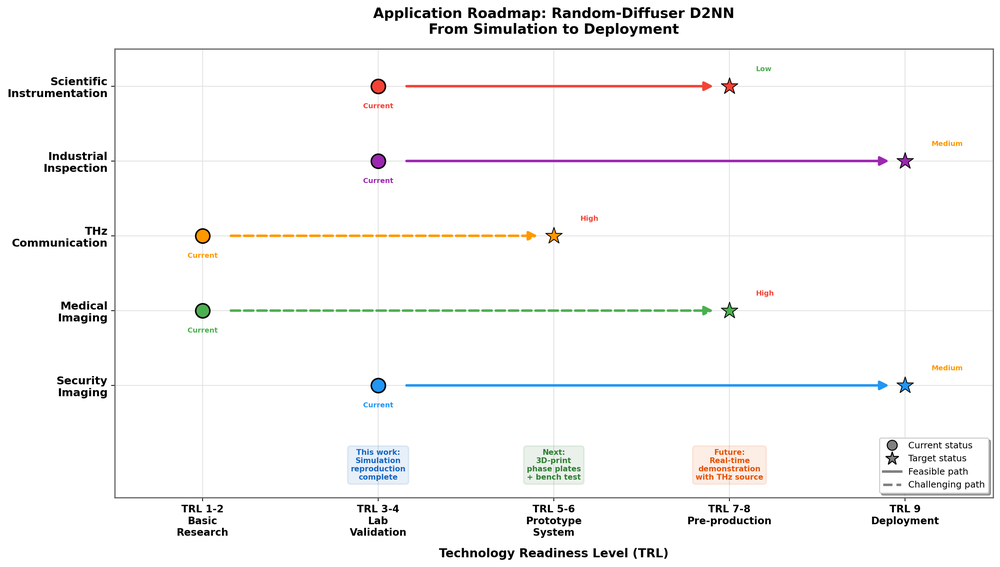
#> input picture docs/images/fig_application_roadmap.png, 1000 x 567 px, shrunk from 2779 x 1577 before the run, found by its file name; its folder holds only this picture in this run
$ python audit_cifar_fu2013_gt.py
#> lines starting #> are read from the running program, lines starting #| are printed output that depends on the picture
### tao2019_fourier_space_d2nn/src/tao2019_fd2nn/analysis/gt_audit.py
from __future__ import annotations

from collections import deque
from typing import Iterable

import numpy as np


def _as_mask_array(mask: np.ndarray) -> np.ndarray:
    arr = np.asarray(mask, dtype=np.float32)
    if arr.ndim != 2:
        raise ValueError("mask must be a 2D array")
    return np.clip(arr, 0.0, 1.0)


def _component_sizes(binary: np.ndarray) -> list[int]:
    h, w = binary.shape
    visited = np.zeros_like(binary, dtype=bool)
    sizes: list[int] = []
    for y in range(h):
        for x in range(w):
            if not binary[y, x] or visited[y, x]:
                continue
            q: deque[tuple[int, int]] = deque([(y, x)])
            visited[y, x] = True
            size = 0
            while q:
                cy, cx = q.popleft()
                size += 1
                for ny in range(max(0, cy - 1), min(h, cy + 2)):
                    for nx in range(max(0, cx - 1), min(w, cx + 2)):
                        if binary[ny, nx] and not visited[ny, nx]:
                            visited[ny, nx] = True
                            q.append((ny, nx))
            sizes.append(size)
    return sizes


def _edge_density(mask: np.ndarray) -> float:
    gy = np.zeros_like(mask)
    gx = np.zeros_like(mask)
    gy[1:, :] = np.abs(mask[1:, :] - mask[:-1, :])
    gx[:, 1:] = np.abs(mask[:, 1:] - mask[:, :-1])
    grad = gx + gy
    return float(np.mean(grad))


def _center_offset_norm(mask: np.ndarray) -> float:
    total = float(mask.sum())
    if total <= 1e-8:
        return 0.0
    h, w = mask.shape
    ys, xs = np.indices((h, w), dtype=np.float32)
    cy = float((ys * mask).sum() / total)
    cx = float((xs * mask).sum() / total)
    center_y = 0.5 * (h - 1)
    center_x = 0.5 * (w - 1)
    dy = cy - center_y
    dx = cx - center_x
    max_dist = float(np.hypot(center_y, center_x))
    if max_dist <= 1e-8:
        return 0.0
    return float(np.hypot(dy, dx) / max_dist)


def compute_mask_metrics(mask: np.ndarray, *, binary_threshold: float = 0.5) -> dict[str, float]:
    arr = _as_mask_array(mask)
    binary = arr >= float(binary_threshold)
    component_sizes = _component_sizes(binary)
    fg_pixels = int(binary.sum())
    largest = max(component_sizes, default=0)
    largest_ratio = float(largest / fg_pixels) if fg_pixels > 0 else 0.0
    return {
        "foreground_ratio": float(arr.mean()),
        "center_offset_norm": _center_offset_norm(arr),
        "edge_density": _edge_density(arr),
        "component_count": float(len(component_sizes)),
        "largest_component_ratio": largest_ratio,
        "peak_value": float(arr.max(initial=0.0)),
    }


def summarize_mask_metrics(metrics: Iterable[dict[str, float]]) -> dict[str, dict[str, float] | int]:
    rows = list(metrics)
    if not rows:
        return {"count": 0, "mean": {}, "p10": {}, "p50": {}, "p90": {}}
    keys = sorted(rows[0].keys())
    data = {key: np.asarray([row[key] for row in rows], dtype=np.float32) for key in keys}

    def _summary(fn) -> dict[str, float]:
        return {key: float(fn(values)) for key, values in data.items()}

    return {
        "count": len(rows),
        "mean": _summary(np.mean),
        "p10": _summary(lambda x: np.percentile(x, 10)),
        "p50": _summary(np.median),
        "p90": _summary(lambda x: np.percentile(x, 90)),
    }

### tao2019_fourier_space_d2nn/scripts/audit_cifar_fu2013_gt.py
from __future__ import annotations

import argparse
import json
from pathlib import Path

import numpy as np
from PIL import Image

from tao2019_fd2nn.analysis.gt_audit import compute_mask_metrics, summarize_mask_metrics

_EXTS = (".png", ".jpg", ".jpeg", ".bmp", ".tif", ".tiff")


def _load_gray(path: Path) -> np.ndarray:
    with Image.open(path) as im:
        return np.asarray(im.convert("L"), dtype=np.float32) / 255.0


def _iter_pairs(split_root: Path) -> list[tuple[Path, Path]]:
    image_dir = split_root / "images"
    mask_dir = split_root / "masks"
    images = sorted([p for p in image_dir.iterdir() if p.suffix.lower() in _EXTS])
    pairs: list[tuple[Path, Path]] = []
    for image_path in images:
        mask_path = mask_dir / image_path.name
        if not mask_path.exists():
            for ext in _EXTS:
                candidate = mask_dir / f"{image_path.stem}{ext}"
                if candidate.exists():
                    mask_path = candidate
                    break
        if not mask_path.exists():
            raise FileNotFoundError(f"missing mask for {image_path.name}")
        pairs.append((image_path, mask_path))
    return pairs


def _overlay_tile(image: np.ndarray, mask: np.ndarray, *, tile_size: int = 100) -> Image.Image:
    im = Image.fromarray(np.clip(image * 255.0, 0, 255).astype(np.uint8), mode="L").resize((tile_size, tile_size))
    mk = Image.fromarray(np.clip(mask * 255.0, 0, 255).astype(np.uint8), mode="L").resize((tile_size, tile_size))
    rgb = np.repeat(np.asarray(im, dtype=np.uint8)[..., None], 3, axis=2)
    alpha = np.asarray(mk, dtype=np.float32) / 255.0
    rgb[..., 0] = np.clip(rgb[..., 0] * (1.0 - 0.35 * alpha) + 255.0 * 0.35 * alpha, 0, 255).astype(np.uint8)
    rgb[..., 1] = np.clip(rgb[..., 1] * (1.0 - 0.65 * alpha), 0, 255).astype(np.uint8)
    rgb[..., 2] = np.clip(rgb[..., 2] * (1.0 - 0.65 * alpha), 0, 255).astype(np.uint8)
    return Image.fromarray(rgb, mode="RGB")


def _save_overlay_grid(pairs: list[tuple[Path, Path]], out_path: Path, *, max_items: int) -> None:
    sample_pairs = pairs[:max_items]
    if not sample_pairs:
        return
    tile_size = 100
    cols = 4
    rows = int(np.ceil(len(sample_pairs) / cols))
    grid = Image.new("RGB", (cols * tile_size, rows * tile_size), color=(0, 0, 0))
    for idx, (image_path, mask_path) in enumerate(sample_pairs):
        tile = _overlay_tile(_load_gray(image_path), _load_gray(mask_path), tile_size=tile_size)
        x = (idx % cols) * tile_size
        y = (idx // cols) * tile_size
        grid.paste(tile, (x, y))
    grid.save(out_path)


def main() -> None:
    parser = argparse.ArgumentParser(description="Audit CIFAR Fu2013 pseudo-GT morphology.")
    parser.add_argument("--root", default="data/cifar10_cosaliency_fu2013_g5", help="Dataset root")
    parser.add_argument("--out-dir", default="reports/gt_audit", help="Audit output directory")
    parser.add_argument("--grid-items", type=int, default=16, help="Number of overlay tiles per split")
    args = parser.parse_args()

    root = Path(args.root)
    out_dir = Path(args.out_dir)
    out_dir.mkdir(parents=True, exist_ok=True)

    summary: dict[str, object] = {"root": str(root)}
    for split in ("train", "val"):
        split_root = root / split
        pairs = _iter_pairs(split_root)
        metrics = [compute_mask_metrics(_load_gray(mask_path)) for _, mask_path in pairs]
#> in _load_gray, im is the input picture: PIL image 1000x567 RGBA; mean R, G, B, A 247.8, 247.4, 247.4, 255
#> in compute_mask_metrics, `binary = arr >= float(binary_threshold)`:
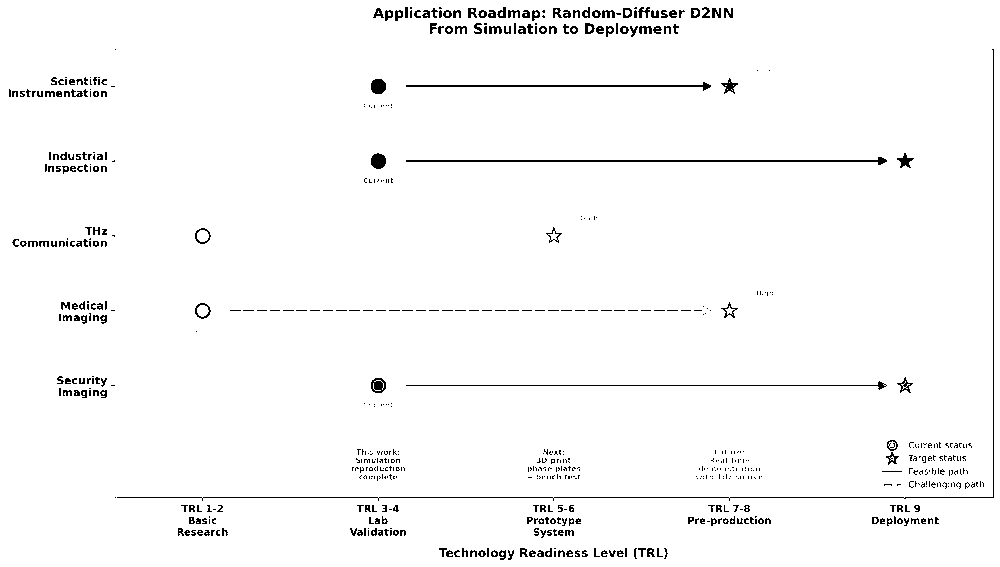
#> binary: shape (567, 1000) bool; 97.5% white; black in thin lines or dots
#> in compute_mask_metrics, `component_sizes = _component_sizes(binary)`: component_sizes = 115 values, max 552036 at index 0, min 1 at index 28, mean 4808.1
#> in compute_mask_metrics, `fg_pixels = int(binary.sum())`: fg_pixels = 552933
#> in compute_mask_metrics, `largest = max(component_sizes, default=0)`: largest = 552036
#> in compute_mask_metrics, `largest_ratio = float(largest / fg_pixels) if fg_pixels > 0 else 0.0`: largest_ratio = 0.998
#> in _center_offset_norm, `total = float(mask.sum())`: total = 550409.7
#> in _center_offset_norm, `cy = float((ys * mask).sum() / total)`: cy = 283
#> in _center_offset_norm, `cx = float((xs * mask).sum() / total)`: cx = 499.2
#> in _center_offset_norm, `dy = cy - center_y`: dy = -0.0291
#> in _center_offset_norm, `dx = cx - center_x`: dx = -0.275
#> in _edge_density, `gy = np.zeros_like(mask)`: gy: shape (567, 1000) float32; every value is 0
#> in _edge_density, `gy[1:, :] = np.abs(mask[1:, :] - mask[:-1, :])`:
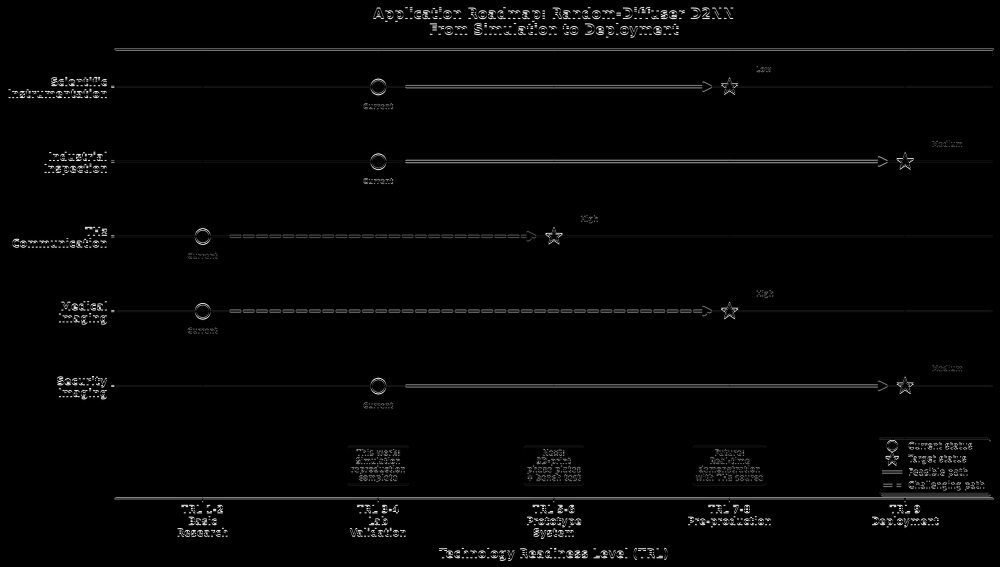
#> gy: shape (567, 1000) float32; min 0, max 0.984, mean 0.0188
#> in _edge_density, `grad = gx + gy`:
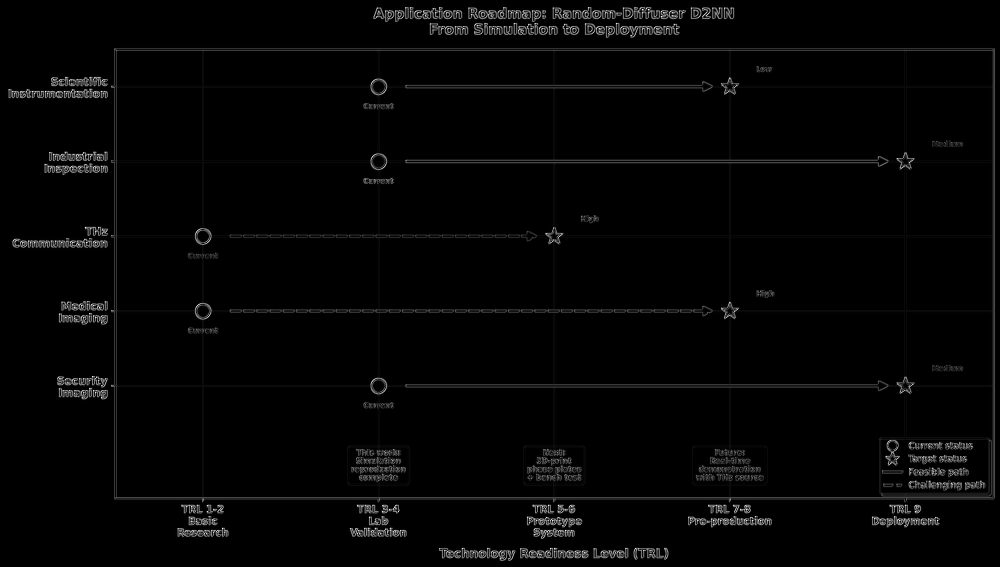
#> grad: shape (567, 1000) float32; min 0, max 1.81, mean 0.0344; drawn with min black and max white
#> metrics = 1 item
        summary[split] = summarize_mask_metrics(metrics)
#> in summarize_mask_metrics, `keys = sorted(rows[0].keys())`: keys = ['center_offset_norm', 'component_count', 'edge_density', 'foreground_ratio', 'largest_component_ratio', 'peak_value']
#> in summarize_mask_metrics, `data = {key: np.asarray([row[key] for row in rows], dtype=np.float32) ..`: data = {'center_offset_norm': [0.000482], 'component_count': [115], 'edge_density': [0.0344], 'foreground_ratio': [0.971], 'largest_component_ratio': [0.998], 'peak_value': [1]}
        _save_overlay_grid(pairs, out_dir / f"{split}_overlay_grid.png", max_items=int(args.grid_items))
#> in _save_overlay_grid, `grid = Image.new("RGB", (cols * tile_size, rows * tile_size), color=(0..`: grid: PIL image 400x100 RGB; every value is 0
#> in _overlay_tile, `im = Image.fromarray(np.clip(image * 255.0, 0, 255).astype(np.uint8), ..`:
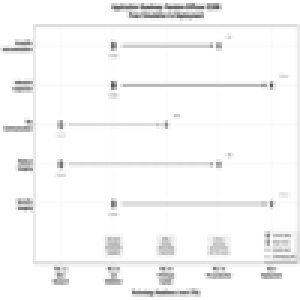
#> im: PIL image 100x100 L (shown 3 times larger); min 87, max 255, mean 247.2
#> in _overlay_tile, `rgb[..., 1] = np.clip(rgb[..., 1] * (1.0 - 0.65 * alpha), 0, 255).asty..`:
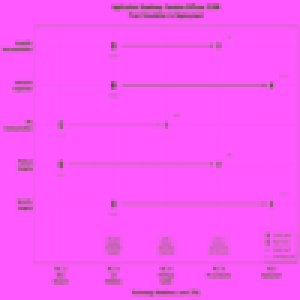
#> rgb: shape (100, 100, 3) (shown 3 times larger); mean R, G, B 249.1, 90, 247.2
#> in _overlay_tile, `rgb[..., 2] = np.clip(rgb[..., 2] * (1.0 - 0.65 * alpha), 0, 255).asty..`:
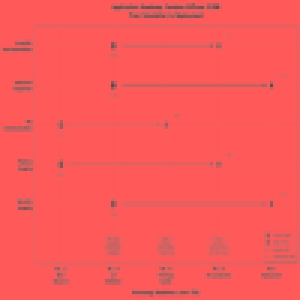
#> rgb: shape (100, 100, 3) (shown 3 times larger); mean R, G, B 249.1, 90, 90
#> in _save_overlay_grid, `grid.paste(tile, (x, y))`:
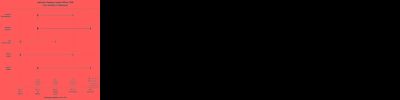
#> grid: PIL image 400x100 RGB; mean R, G, B 62.3, 22.5, 22.5

    with (out_dir / "summary.json").open("w", encoding="utf-8") as f:
        json.dump(summary, f, indent=2, sort_keys=True)


if __name__ == "__main__":
    main()
